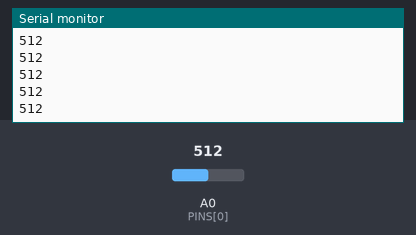
Recording of a sketch running on a simulated Arduino Uno, built with avr-gcc and run on an emulated ATmega328P. Parts: the last lines printed to the serial monitor. Inputs (shaded band) come from the test bench; at power-on: A0 (PINS[0]) = 512.

Above: at 1.2 s.
1.3 s: A0 (PINS[0]) set to 716
At 1.9 s:
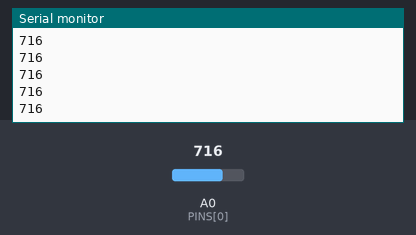
2.8 s: A0 (PINS[0]) set to 900
At 3.7 s:
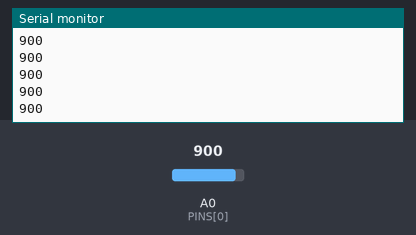
Timing chart, 0 to 5.8 s (numbered marks = the images above; inputs shaded):
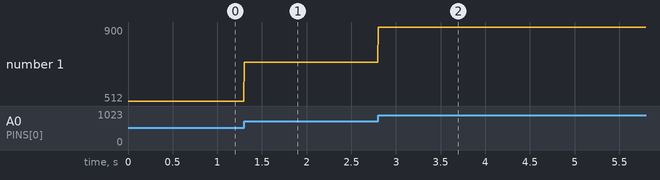

The sketch:

AnalogStreamer.ino
```cpp
/*
  AnalogStreamer: send analog readings to the NeuroGrip bridge over USB serial.

  Use it on a SECOND board (any Arduino) for an EMG sensor such as the
  MyoWare 2.0, a force sensor, a potentiometer, or anything else analog.
  Pair it with software/sources/serial_analog_source.py.

  Wiring (MyoWare 2.0):  ENV -> A0,  + -> 5V (or 3.3V on 3.3 V boards),  - -> GND
  Electrodes: two on the muscle belly (e.g. forearm flexors or the jaw/temple
  for a clench), reference on a bony spot. Follow the MyoWare guide.

  Output: one line per sample, comma-separated if NUM_CH > 1, e.g. "512\n".
*/

const uint8_t  PINS[]    = { A0 };   // add A1, A2 ... for more channels
const uint8_t  NUM_CH    = sizeof(PINS) / sizeof(PINS[0]);
const uint16_t SAMPLE_HZ = 200;      // must match NG_ANALOG_FS / FS in the Python source

unsigned long nextUs;

void setup() {
  Serial.begin(115200);
  nextUs = micros();
}

void loop() {
  if ((long)(micros() - nextUs) < 0) return;
  nextUs += 1000000UL / SAMPLE_HZ;
  for (uint8_t i = 0; i < NUM_CH; i++) {
    if (i) Serial.print(',');
    Serial.print(analogRead(PINS[i]));
  }
  Serial.println();
}
```

Measured:
- after the input at 1.3 s, the serial monitor: prints a new line at once (image 1)
- after the input at 2.8 s, the serial monitor: prints a new line at once (image 2)
- plotted number 1: 512 → 716 after the input at 1.3 s, 716 → 900 after the input at 2.8 s
